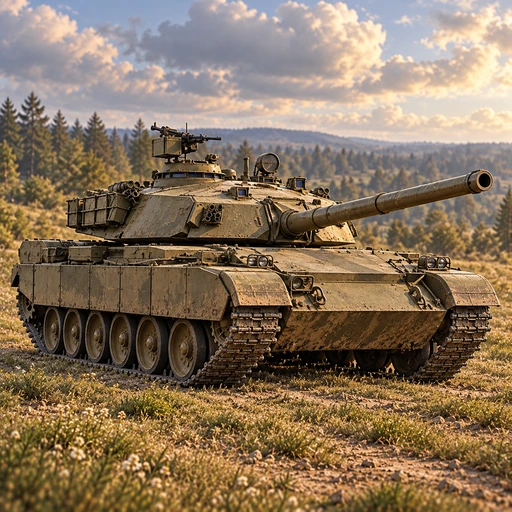
#> input picture game/assets/interface/unit_art/abrams_european.webp, 512 x 512 px, given in place of euro_warmate.png, which was not available
$ python finish_unit_cards.py
#> lines starting #> are read from the running program, lines starting #| are printed output that depends on the picture; pictures that were not available may be replaced by others from this repository, and a replacement may not be noted
"""Finish rendered unit cards (tools/make_unit_cards.gd): warm golden-hour grade, gentle painterly
softening, vignette, 512x512 WebP into game/assets/interface/unit_art/, and map them in
game/data/menu_art.json. Owner 2026-10-15: "can you make the cards yourself"."""
import json, sys
from pathlib import Path
from PIL import Image, ImageEnhance, ImageFilter, ImageDraw
ROOT = Path(__file__).resolve().parents[1]
SOURCE = Path(sys.argv[1] if len(sys.argv) > 1 else "/tmp/unit_cards")
ART = ROOT / "game/assets/interface/unit_art"
MODELS = {"euro_warmate": "arsenal", "euro_globaleye": "arsenal", "euro_lynx_kf41": "arsenal", "euro_amx30": "arsenal", "russia_t64": "arsenal"}
import os
if os.environ.get("ONLY"): MODELS = {k: v for k, v in MODELS.items() if k in os.environ["ONLY"].split(",")}
for name, folder in MODELS.items():
    image = Image.open(SOURCE / (name + ".png")).convert("RGB")
#> image is the input picture: PIL image 512x512 RGB; mean R, G, B 137.1, 116.4, 92.9
    image = image.filter(ImageFilter.SMOOTH_MORE).filter(ImageFilter.UnsharpMask(radius=2, percent=60, threshold=2))
    image = ImageEnhance.Contrast(image).enhance(1.12)
    image = ImageEnhance.Color(image).enhance(1.08)
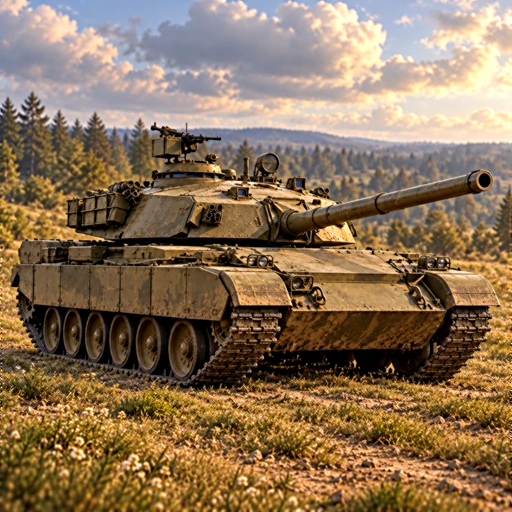
#> image: PIL image 512x512 RGB; mean R, G, B 139.5, 115, 87.1
    warm = Image.new("RGB", image.size, (255, 196, 140))
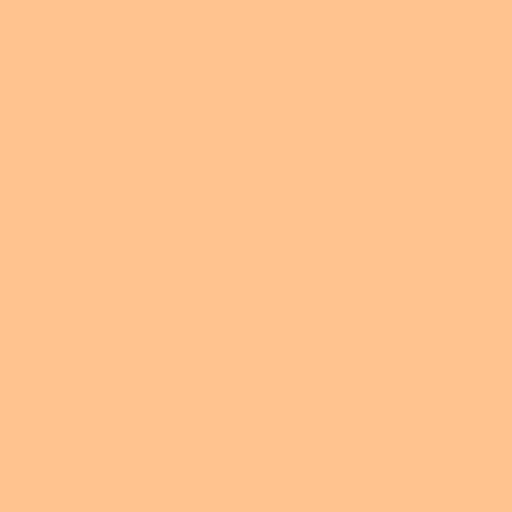
#> warm: PIL image 512x512 RGB; mean R, G, B 255, 196, 140
    image = Image.blend(image, warm, 0.06)
    # Soft vignette: a radial gradient, darker toward the corners.
    ring = Image.radial_gradient("L").resize(image.size, Image.BICUBIC)
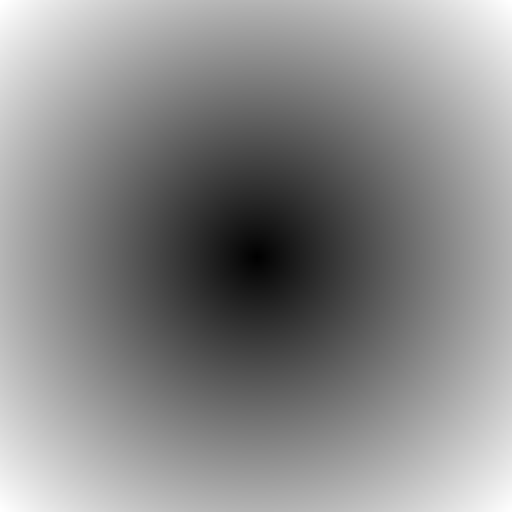
#> ring: PIL image 512x512 L; min 0, max 255, mean 138.1
    shade = ring.point(lambda v: 255 - int(max(0, v - 120) * 0.55))
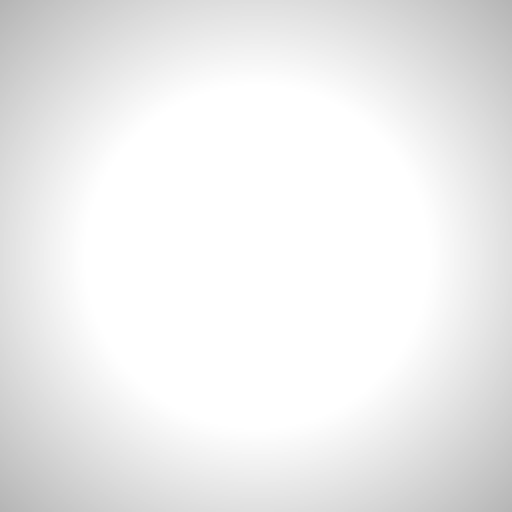
#> shade: PIL image 512x512 L; min 181, max 255, mean 237.7
    image = Image.composite(image, Image.new("RGB", image.size, (24, 18, 12)), shade)
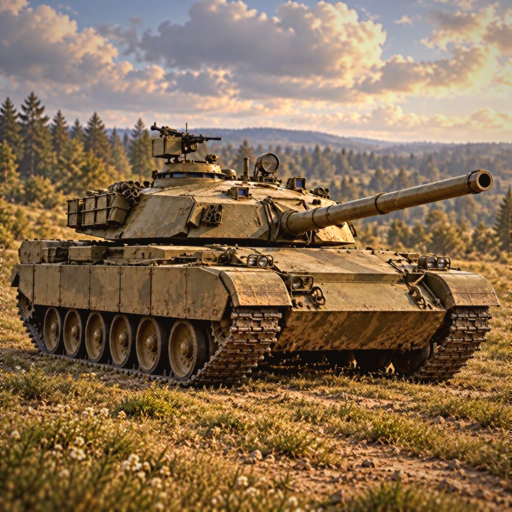
#> image: PIL image 512x512 RGB; mean R, G, B 136.4, 111.2, 83.3
    image.resize((512, 512), Image.LANCZOS).save(ART / (name + ".webp"), "WEBP", quality=88)
    print("card", name)
#> pass 2 of the loop `for name, folder in MODELS.items():`:
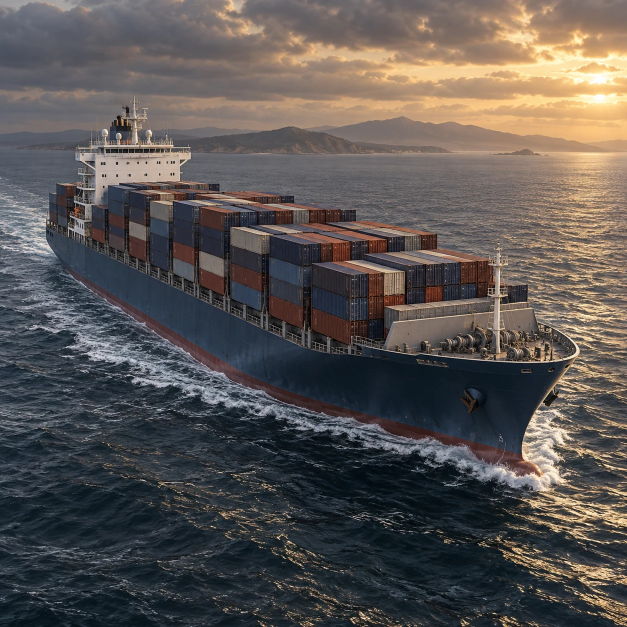
#> input picture game/assets/interface/unit_art/civil_cargo_ship.webp, 1254 x 1254 px, given in place of euro_globaleye.png, which was not available (shown at 1/2 size)
#> image is the input picture: PIL image 1254x1254 RGB; mean R, G, B 89.8, 84.9, 82.5
#> warm: PIL image 1254x1254 RGB
#> ring: PIL image 1254x1254 L
#> `shade = ring.point(lambda v: 255 - int(max(0, v - 120) * 0.55))`:
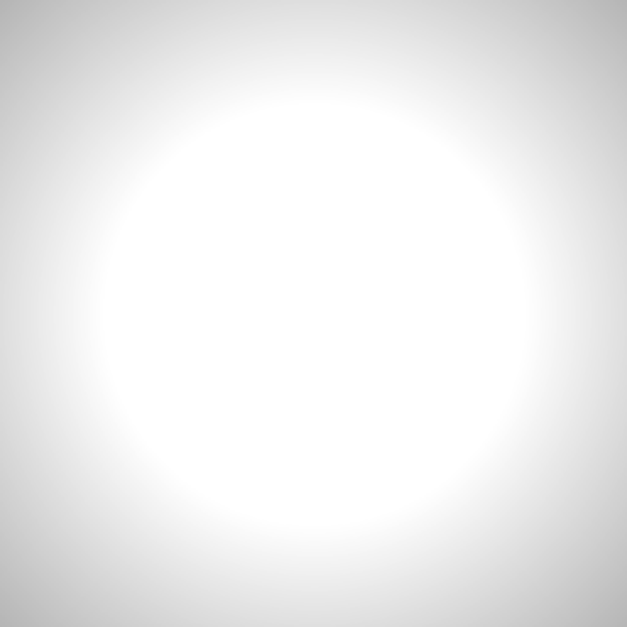
#> shade: PIL image 1254x1254 L (shown at 1/2 size); min 181, max 255, mean 237.7
#> `image.resize((512, 512), Image.LANCZOS).save(ART / (name + ".webp"), "..`:
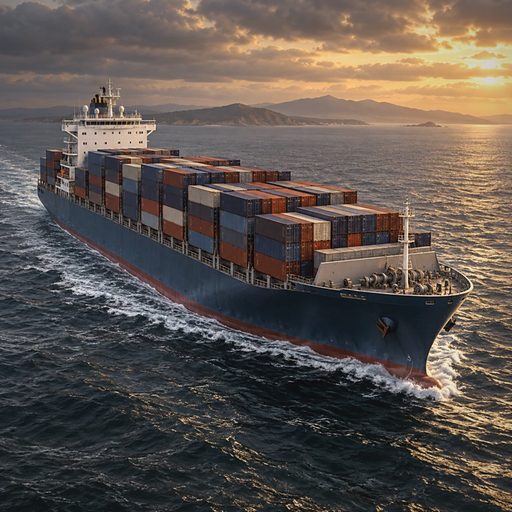
#> saved as euro_globaleye.webp: PIL image 512x512 RGB; mean R, G, B 93, 84.4, 78.6
#> (the run stopped early here; a loop or call above may not have finished)
